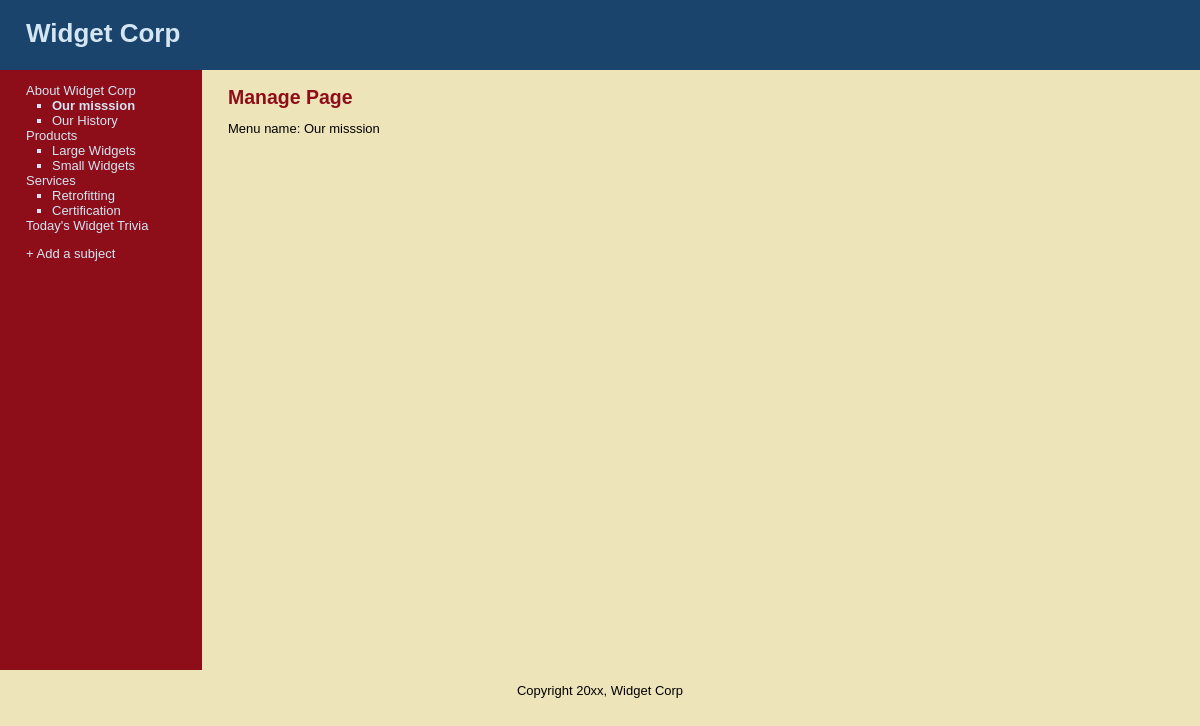
The app's page /manage_content.php?page=2 with its own data.
### tables this page shows
CREATE TABLE IF NOT EXISTS `subjects` (
  `id` int(11) NOT NULL AUTO_INCREMENT,
  `menu_name` varchar(50) NOT NULL,
  `position` int(3) NOT NULL,
  `visible` tinyint(1) NOT NULL,
  PRIMARY KEY (`id`)
);

CREATE TABLE IF NOT EXISTS `pages` (
  `id` int(11) NOT NULL AUTO_INCREMENT,
  `subject_id` int(11) NOT NULL,
  `menu_name` varchar(30) NOT NULL,
  `position` int(3) NOT NULL,
  `visible` tinyint(1) NOT NULL,
  `content` text,
  PRIMARY KEY (`id`),
  KEY `subject_id` (`subject_id`)
);

### public/manage_content.php (the view, shortened to what this page needs)
<?php require_once("../includes/db_connection.php"); ?>
<?php require_once("../includes/functions.php"); ?>
<?php include("../includes/layouts/header.php"); ?>
<?php find_selected_page(); ?>
<div id="main">
	<div id="navigation">
		<?php echo navigation($current_subject, $current_page); ?>
		<a href="new_subject.php">+ Add a subject</a>
	</div>
	<div id="page">
		<?php if($current_subject){?>
			<h2>Manage Subject</h2>
			Menu name: <?php echo $current_subject["menu_name"];?>
			<a href="edit_subject.php?subject=<?php echo $current_subject["id"]; ?>">Edit Subject</a>
		<?php } elseif ($current_page){?>
			<h2>Manage Page</h2>
			Menu name: <?php echo $current_page["menu_name"];?>
		<?php } else {?>
			Please select a subject or a page.
		<?php } ?>
	</div>
</div>
<?php include("../includes/layouts/footer.php"); ?>

### includes/functions.php (shortened to what this page needs)
<?php
function find_all_subjects() {
	global $connection;
	$query = "SELECT * ";
	$query .= "FROM subjects ";
	$query .= "WHERE visible = 1 ";
	$query .= "ORDER BY position ASC";
	$subject_set = mysqli_query ( $connection, $query );
	return $subject_set;
}
function find_pages_for_subject($subject_id){
	global $connection;
	$safe_subject_id = mysqli_real_escape_string($connection, $subject_id);
	$query = "SELECT * ";
	$query .= "FROM pages ";
	$query .= "WHERE visible = 1 ";
	$query .= "AND subject_id = {$safe_subject_id} ";
	$query .= "ORDER BY position ASC";
	$page_set = mysqli_query($connection, $query);
	return $page_set;
}
function navigation($subject_array,$page_array){
	$output = "<ul class=\"subjects\">";
	$subject_set = find_all_subjects();
	while($subject = mysqli_fetch_assoc($subject_set)){
		$output .= "<li";
		$output .= ">";
		$output .= "<a href=\"manage_content.php?subject=";
		$output .= urlencode($subject["id"]);
		$output .= "\">";
		$output .= $subject["menu_name"];
		$output .= "</a>";
		$page_set = find_pages_for_subject($subject["id"]);
		$output .= "<ul class=\"pages\">";
		while ($page = mysqli_fetch_assoc($page_set)){
			$output .= "<li";
			if ($page_array && $page["id"] == $page_array["id"]){
				$output .= " class=\"selected\"";
			}
			$output .= ">";
			$output .= "<a href=\"manage_content.php?page=";
			$output .= urlencode($page["id"]);
			$output .="\">";
			$output .= $page["menu_name"];
			$output .= "</a>";
			$output .= "</li>";
		}
	$output .= "</ul>";
	$output .= "</li>";
	}
	$output .="</ul>";
	return $output;
}
function find_page_by_id($page_id){
	global $connection;
	$safe_page_id = mysqli_real_escape_string($connection, $page_id);
	$query = "SELECT * ";
	$query .= "FROM pages ";
	$query .= "WHERE id = {$safe_page_id} ";
	$query .= "LIMIT 1";
	$page_set = mysqli_query ( $connection, $query );
	if($page = mysqli_fetch_assoc($page_set)){
		return $page;
	}else{
		return null;
	}
}
function find_selected_page(){
	if(isset($_GET["subject"])){
		$current_subject = find_subject_by_id($_GET["subject"]);
		$current_page = null;
	}elseif (isset($_GET["page"])){
		$current_page = find_page_by_id($_GET["page"]);
		$current_subject = null;
	}else{
		$current_subject = null;
		$current_page = null;
	}
}
?>

### public/stylesheets/public.css (style rules this page uses)
html { height: 100%; width: 100%; }
body { width: 100%; margin:0; padding: 0; border: 0; font-family: Verdana, Arial, Helvetica, sans-serif; font-size: 13px; line-height: 15px; background: #EEE4B9; }
a { color: #8D0D19; }
#main { height: 600px; width: 100%; margin: 0; padding: 0; background: #EEE4B9; }
#navigation { float: left; width: 150px; height: 100%; margin: 0; padding: 0 2em; color: #D4E6F4; background: #8D0D19; }
#navigation a { color: #D4E6F4; text-decoration: none; }
ul.subjects { margin: 1em 0; padding-left: 0; list-style: none; }
ul.pages { padding-left: 2em; list-style: square; font-weight: normal; }
.selected { font-weight: bold; }
#page { float: left; height: 100%; padding-left: 2em; vertical-align: top; background: #EEE4B9; }
#page h2 { color: #8D0D19; margin-top: 1em; }

### records on screen
subjects: value "About Widget Corp"
pages: value "Our misssion", menu_name "Our misssion"
pages: value "Our History"
subjects: value "Products"
pages: value "Large Widgets"
pages: value "Small Widgets"
subjects: value "Services"
pages: value "Retrofitting"
pages: value "Certification"
subjects: value "Today's Widget Trivia"
